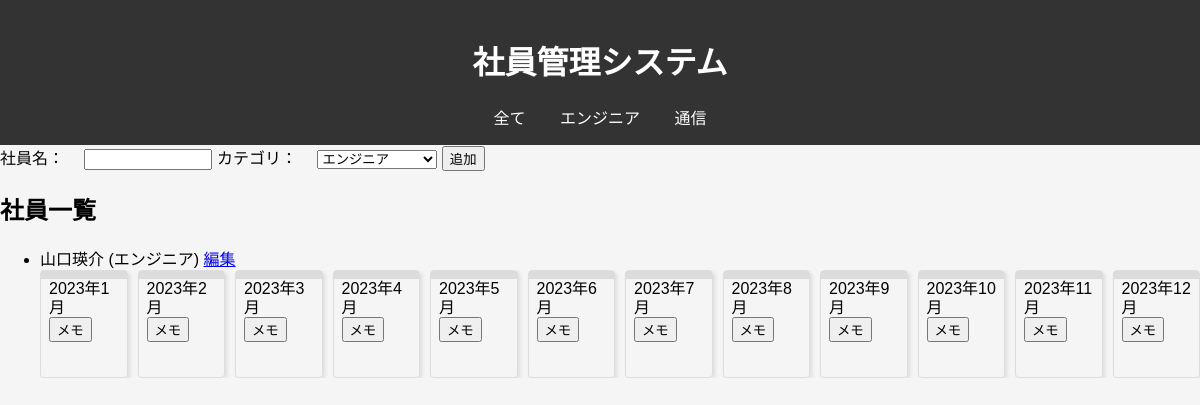
The app's page /エンジニア with its own data.
### app.py (models this page shows)
class Employee(db.Model):
    id = db.Column(db.Integer, primary_key=True)
    name = db.Column(db.String(80), nullable=False)
    category = db.Column(db.String(80), nullable=False)

### app.py (the view)
@app.route('/')
@app.route('/<category>')
def index(category=None):
    if category and category in ['エンジニア', '通信']:
        employees = Employee.query.filter_by(category=category).all()
    else:
        employees = Employee.query.all()
    return render_template('index.html', employees=employees, current_category=category)

### templates/index.html (shortened to what this page needs)
<!DOCTYPE html>
<html lang="ja">
  <head>
    <link
      rel="stylesheet"
      href="{{ url_for('static', filename='styles.css') }}"
    />
    <link
      rel="stylesheet"
      href="{{ url_for('static', filename='main.css') }}"
    />
  </head>
  <body>
    <header>
      <h1>社員管理システム</h1>
      <nav>
        <a href="{{ url_for('index') }}" class="{{ 'active' if not category }}"
          >全て</a
        >
        <a
          href="{{ url_for('index', category='エンジニア') }}"
          class="{{ 'active' if category == 'エンジニア' }}"
          >エンジニア</a
        >
        <a
          href="{{ url_for('index', category='通信') }}"
          class="{{ 'active' if category == '通信' }}"
          >通信</a
        >
      </nav>
    </header>
    <form action="/add_employee" method="post">
      <label for="employee_name">社員名：</label>
      <input type="text" name="employee_name" id="employee_name" required />
      <label for="category">カテゴリ：</label>
      <select name="category" id="category">
        <option value="エンジニア">エンジニア</option>
      </select>
      <input type="submit" value="追加" />
    </form>
    <main>
      <section>
        <h2>社員一覧</h2>
        <ul id="employee-list">
          {% for employee in employees %}
          <li>
            {{ employee.name }} ({{ employee.category }})
            <a href="{{ url_for('employee_detail', id=employee.id) }}">編集</a>
            <div class="employee-calendar" data-employee-id="{{ employee.id }}">
              {% for month in range(1, 13) %}
              <div class="month-calendar">
                <div class="month-title">2023年{{ month }}月</div>
                <button class="memo-btn">メモ</button>
                <table class="calender-table">
                </table>
              </div>
              {% endfor %}
            </div>
          </li>
          {% endfor %}
        </ul>
      </section>
    </main>
  </body>
</html>

### static/styles.css (style rules this page uses)
body { font-family: "Arial", sans-serif; margin: 0; padding: 0; background-color: #f5f5f5; }
header { background-color: #333; color: #fff; padding: 1em 0; text-align: center; }
nav a { margin: 0 15px; color: #fff; text-decoration: none; }
form label { width: 150px; text-align: right; margin-right: 1rem; }
form input[type="text"], form input[type="date"], form input[type="number"], form select, form textarea { width: 10%; }

### static/main.css (style rules this page uses)
.employee-calendar { display: flex; flex-wrap: nowrap; gap: 10px; overflow-x: auto; }
.month-calendar { flex-basis: calc(100% / 12 - 10px); max-width: calc(100% / 12 - 10px); height: calc((100vw - 120px) / 12); border: 1px solid #ddd; box-shadow: 2px 2px 4px rgba(0, 0, 0, 0.1); border-radius: 4px; padding: 8px; overflow: hidden; position: relative; }
.month-calendar:before { content: attr(data-month-title); position: absolute; top: 0; left: 0; width: 100%; background-color: rgba(0, 0, 0, 0.1); padding: 4px 0; text-align: center; font-weight: bold; z-index: 1; }
.month-title { white-space: pre-line; line-height: 1.2; }
#employee-list li { margin-bottom: 2rem; }

### records on screen
Employee: name "山口瑛介", category "エンジニア", month "1" "2" "3" "4" "5" "6" "7" "8" "9" "10" "11" "12"
